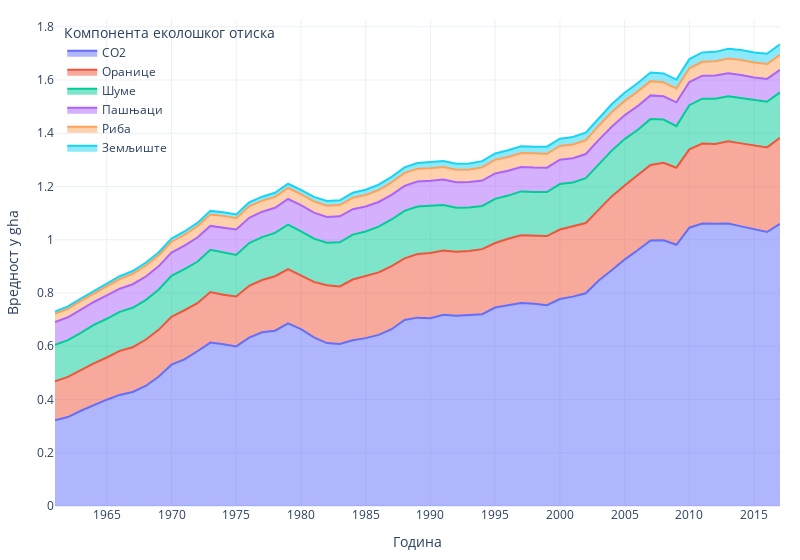

The code cell stored with this chart in its notebook:
### Markdown cell above
Табела је коначно спремна и можемо да исцртамо дијаграм попуњених површина. Имајте на уму да смо трансформације обавили у неколико корака због бољег разумевања и да сте све функције (`stack()`, `reset_index()` и `rename()`) могли да нанижете у почетном оквиру након `set_index('Година')`.

### Code cell
import plotly.express as px

# Сортирали смо вредности по опадајућем редоследу да би CO2 био на дну (ascending=False)
graf = px.area(otisakTrendPlot.sort_values('Вредност у gha', ascending=False), 
                                            x="Година", y="Вредност у gha", 
                                            color="Тип", width=800,
                                            template='plotly_white')

graf.update_layout(margin=dict(l=50, r=20, t=20, b=50),
                   legend=dict(title='Компонента еколошког отиска', y=1, x=0.01, bgcolor='rgba(0,0,0,0)')
                  )

graf.update_xaxes(nticks=13)

graf.show()
